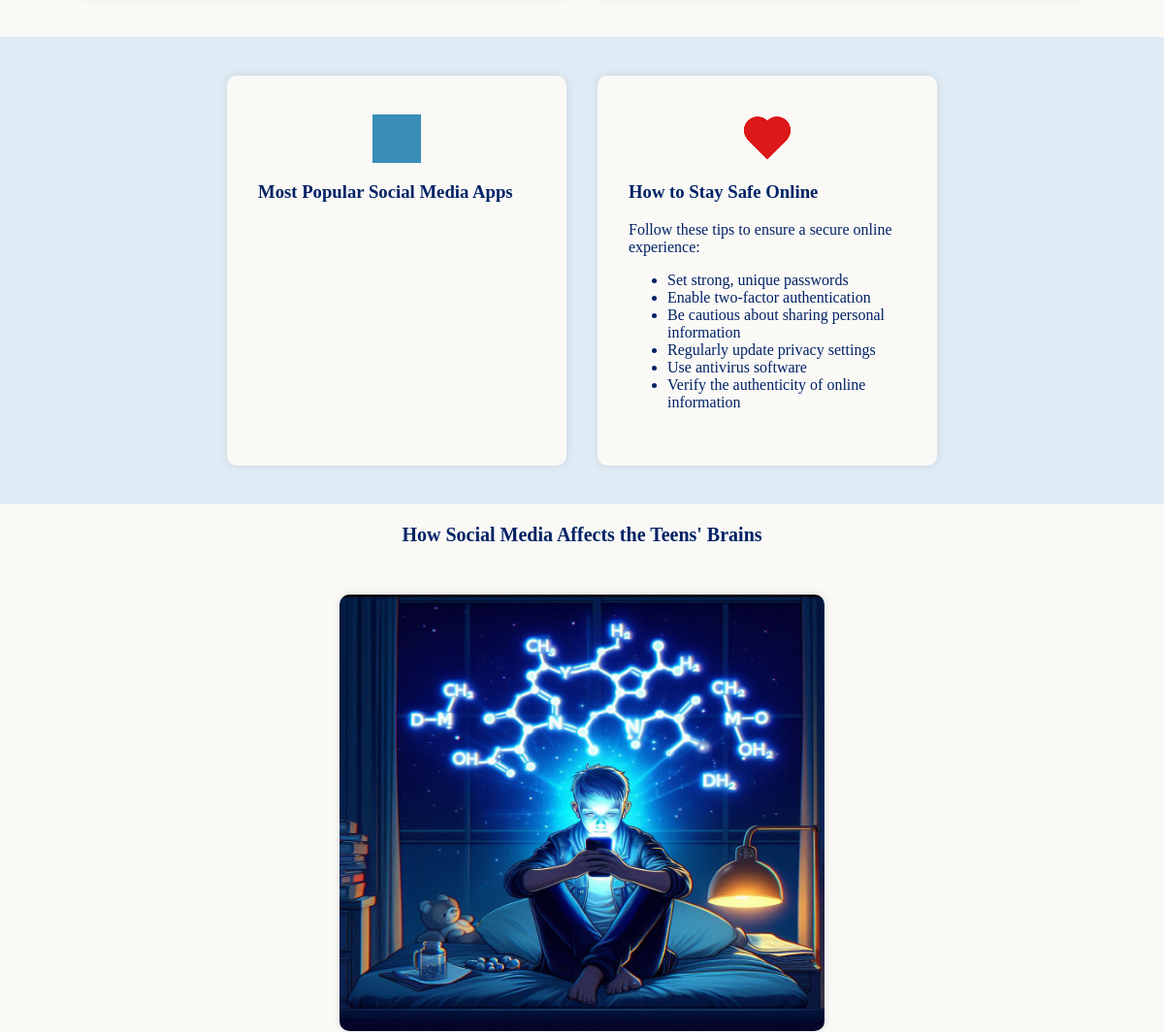
The page /social-media-campaign/index.php (middle part) on the database as committed earlier.
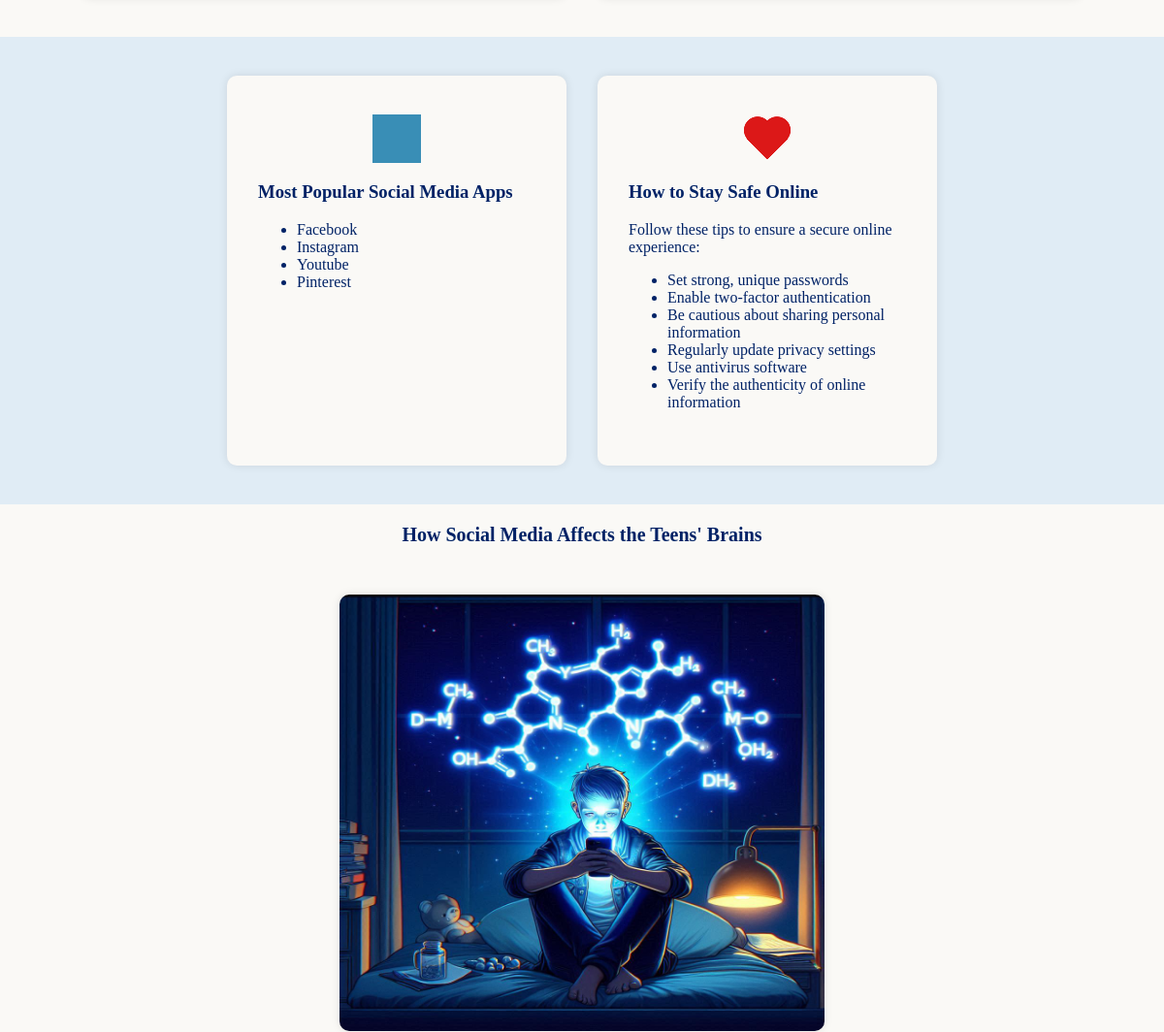
The same page on the database as committed later.
### tables this page shows
CREATE TABLE `social_media_apps` (
  `id` int(11) NOT NULL,
  `name` varchar(300) NOT NULL,
  `logo` varchar(200) NOT NULL,
  `link` varchar(500) NOT NULL,
  `privacy_link` varchar(500) NOT NULL,
  `created_at` timestamp NOT NULL DEFAULT current_timestamp()
);

### social-media-campaign/Model/DataBase.php (called while the page is built, shortened)
<?php
class DataBase
{
    protected static $instance;
    public function __construct()
    {
        try {
            $this->pdo=new PDO("mysql:dbname=social_media_campaign;host=localhost","root","");
        } catch (PDOException $exception) {
            echo $exception->getMessage();
        }
    }
    public static function getInstance() : DataBase
    {
        if (!self::$instance) {
            self::$instance = new self();
        }
        return self::$instance;
    }
}

### social-media-campaign/Model/SocialMediaApp.php (called while the page is built, shortened)
<?php
require_once("DataBase.php");
class SocialMediaApp
{
    private $db;
    private $table = "social_media_apps";
    public function __construct()
    {
        $this->db = DataBase::getInstance();
    }
    protected function index (string $search = '') : array
    {
        $condition = "%". $search ."%";
        $stmt = $this->db->pdo->prepare("
            SELECT * FROM $this->table WHERE (link LIKE :condition OR name LIKE :condition) AND (link != '' AND name != '')
        ");
        $stmt->bindParam(":condition", $condition);
        $stmt->execute();
        return $stmt->fetchAll(PDO::FETCH_OBJ);
    }
}

### social-media-campaign/Controller/SocialMediaAppController.php (called while the page is built, shortened)
<?php
require_once("Model/SocialMediaApp.php");
class SocialMediaAppController extends SocialMediaApp
{
    public function getAllSocialMediaApps (string $search = '') : array
    {
        return $this->index($search);
    }
}

### social-media-campaign/index.php (the view, shortened to what this page needs)
<!DOCTYPE html>
<?php
require_once("Controller/SocialMediaAppController.php");
$socialMediaAppController = new SocialMediaAppController();
$socialMediaApps = $socialMediaAppController->getAllSocialMediaApps();
?>
<html lang="en">
<head>
	<link rel="stylesheet" href="./styles/style.css" />
	<link rel="stylesheet" href="./styles/guest/index.css">
</head>
<body>
	<main>
		<section id="guest_home">
			<section class="bg-primary-light-blue-25-opa30 mt-40px py-40px gap-2rem flex px-70px justify-center items-stretch flex-wrap">
				<div class="bg-background-color w-350px shadow rounded-10px py-40px px-2rem">
					<div class="socialMediaAppsAnimation"></div>
					<h3>Most Popular Social Media Apps</h3>
					<ul>
						<?php foreach ($socialMediaApps as $item) : ?>
							<li><?= $item->name ?></li>
						<?php endforeach; ?>
					</ul>
				</div>
				<div class="bg-background-color w-350px shadow rounded-10px py-40px px-2rem">
					<div class="howToStaySafeOnlineAnimation"></div>
					<h3>How to Stay Safe Online</h3>
					<p>
						Follow these tips to ensure a secure online experience:
					</p>
					<ul>
						<li>Set strong, unique passwords</li>
						<li>Enable two-factor authentication</li>
						<li>Be cautious about sharing personal information</li>
						<li>Regularly update privacy settings</li>
						<li>Use antivirus software</li>
						<li>Verify the authenticity of online information</li>
					</ul>
				</div>
			</section>
		</section>
		<section class="p-20px">
			<div class="w-full fs-20px fw-bold mb-50px text-center">
				How Social Media Affects the Teens' Brains
			</div>
			<div class="w-full flex flex-wrap px-100px justify-center items-center gap-5rem mb-50px">
				<img src="assets/teen_brain_and_social_media_1.jpg" class="w-500px h-450px shadow rounded-10px" alt="">
			</div>
		</section>
	</main>
</body>
</html>

### social-media-campaign/styles/guest/index.css (style rules this page uses)
.socialMediaAppsAnimation { width: 50px; aspect-ratio: 1; color: #398eb6; position: relative; animation: l40 0.5s infinite alternate; margin: 0px auto; }
.socialMediaAppsAnimation:before, .socialMediaAppsAnimation:after { content: ""; position: absolute; inset: 0; background-size: 25px 25px; background-position: 0 0, 100% 0, 100% 100%, 0 100%; background-repeat: no-repeat; }
.socialMediaAppsAnimation:before { background-image: radial-gradient(farthest-side at top left, currentColor 96%, #0000), radial-gradient(farthest-side at top right, currentColor 96%, #0000), radial-gradient(farthest-side at bottom right, currentColor 96%, #0000), radial-gradient(farthest-side at bottom left, currentColor 96%, #0000); animation: l40-1 1s infinite; }
.socialMediaAppsAnimation:after { background-image: radial-gradient(farthest-side at top left, #0000 94%, currentColor 96%), radial-gradient(farthest-side at top right, #0000 94%, currentColor 96%), radial-gradient(farthest-side at bottom right, #0000 94%, currentColor 96%), radial-gradient(farthest-side at bottom left, #0000 94%, currentColor 96%); animation: l40-2 1s infinite; }
.howToStaySafeOnlineAnimation { width: 50px; aspect-ratio: 1; color:#dc1818; background: radial-gradient(circle at 60% 65%, currentColor 62%, #0000 65%) top left, radial-gradient(circle at 40% 65%, currentColor 62%, #0000 65%) top right, linear-gradient(to bottom left, currentColor 42%,#0000 43%) bottom left , linear-gradient(to bottom right,currentColor 42%,#0000 43%) bottom right; background-size: 50% 50%; background-repeat: no-repeat; position: relative; margin: 0px auto; }
.howToStaySafeOnlineAnimation:after { content: ""; position: absolute; inset: 0; background: inherit; opacity: 0.4; animation: l3 1s infinite; }

### social-media-campaign/styles/utilities/variable.css (style rules this page uses)
:root { --background-color: #faf9f6; --secondary-background-color: rgba(0, 150, 215, 0.25); --text-primary-dark-blue: #002266; --text-primary-dark-blue-75: rgba(0, 34, 102, 0.75); --text-primary-dark-blue-50: rgba(0, 34, 102, 0.5); --text-primary-dark-blue-25: rgba(0, 34, 102, 0.25); --text-primary-light-blue: #0096d7; --text-primary-light-blue-25: rgba(0, 150, 215, 0.25); --primary-light-blue: rgba(0, 150, 215); --primary-light-blue-75: rgba(0, 150, 215, 0.75); --primary-light-blue-50: rgba(0, 150, 215, 0.5); --primary-light-blue-50-opa50: #e3f2fb; --primary-light-blue-25: rgba(0, 150, 215, 0.25); --primary-light-blue-25-opa80: #cceaf7; --primary-light-blue-25-opa50: #dbedf2; --primary-light-blue-25-opa30: #e0ecf5; --primary-light-blue-25-opa20: #edf3f4; --gray-1: #dbdcde; --gray-2: #7b6f72; --gray-2-opa20: #e1dddc; --gray-2-50: rgba(123, 111, 114, 0.5); --gray-2-25: rgba(123, 111, 114, 0.25); --primary-light-blue: rgba(0, 150, 215, 1); --primary-red: #f10c45; }
* { cursor: url(../../assets/cursor.png), auto; color: var(--text-primary-dark-blue); font-family: Poppins; box-sizing: border-box; scroll-behavior: smooth; }
body { font-family: "Arial", sans-serif; margin: 0; padding: 0; background-color: var(--background-color); overflow: auto; scrollbar-width: none; }
html { overflow: auto; scrollbar-width: none; }

### social-media-campaign/styles/utilities/general.css (style rules this page uses)
main { min-height: 56.8dvh; }

### social-media-campaign/styles/utilities/padding.css (style rules this page uses)
.p-20px { padding: 20px; }
.px-100px { padding-left: 100px; padding-right: 100px; }
.px-70px { padding-left: 70px; padding-right: 70px; }
.px-2rem { padding-left: 2rem; padding-right: 2rem; }
.py-40px { padding-top: 40px; padding-bottom: 40px; }

### social-media-campaign/styles/utilities/width-height.css (style rules this page uses)
.w-full { width: 100%; }
.w-500px { width: 500px; }
.w-350px { width: 350px; }
.h-450px { height: 450px; }

### social-media-campaign/styles/utilities/text.css (style rules this page uses)
.fs-20px { font-size: 20px; }
.fw-bold { font-weight: bold; }
.text-center { text-align: center; }

### social-media-campaign/styles/utilities/box.css (style rules this page uses)
.rounded-10px { border-radius: 10px; }
.shadow { box-shadow: 0 0 10px rgba(0, 0, 0, 0.1); }

### social-media-campaign/styles/utilities/flex.css (style rules this page uses)
.flex { display: flex; }
.justify-center { justify-content: center; }
.items-center { align-items: center; }
.items-stretch { align-items: stretch; }
.flex-wrap { flex-wrap: wrap; }

### social-media-campaign/styles/utilities/gap.css (style rules this page uses)
.gap-5rem { gap: 5rem; }
.gap-2rem { gap: 2rem; }

### social-media-campaign/styles/utilities/margin.css (style rules this page uses)
.mt-40px { margin-top: 40px; }
.mb-50px { margin-bottom: 50px; }

### social-media-campaign/styles/utilities/bg.css (style rules this page uses)
.bg-primary-light-blue-25-opa30 { background-color: var(--primary-light-blue-25-opa30); }
.bg-background-color { background-color: var(--background-color); }

Rows that differ between the two databases and show on the page:
added social_media_apps: name "Facebook"
added social_media_apps: name "Instagram"
added social_media_apps: name "Youtube"
added social_media_apps: name "Pinterest"
